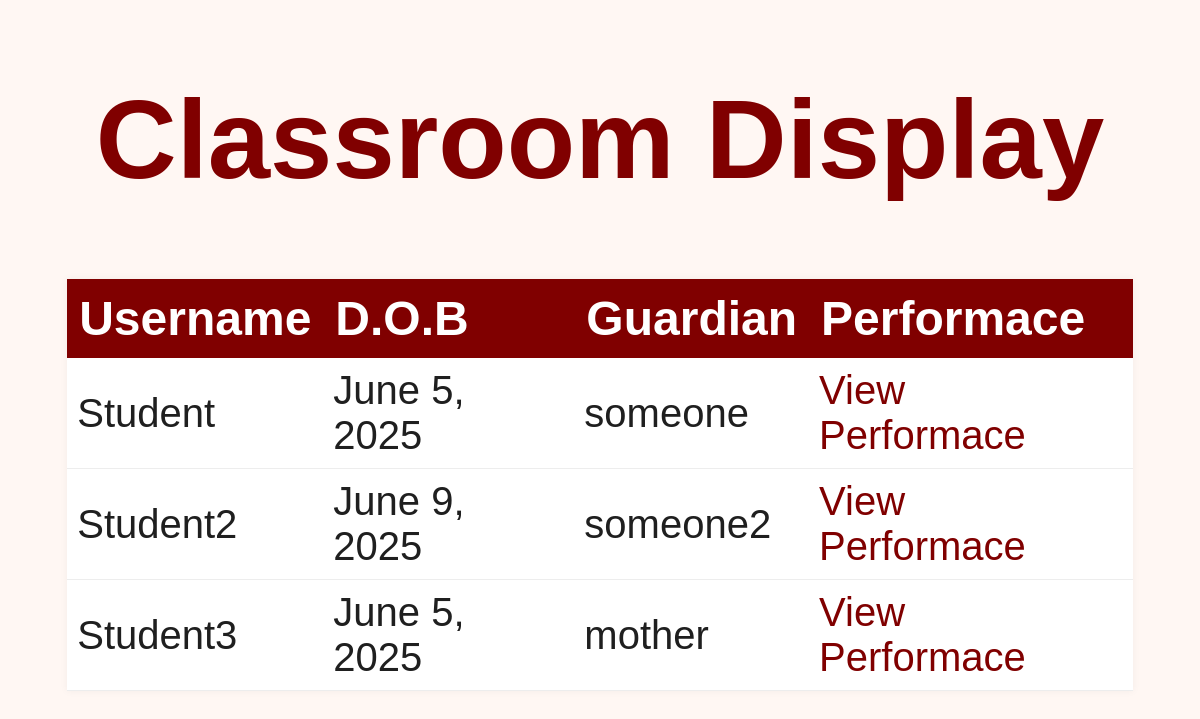
Page /viewClassroom/6 on the committed database.
### studentTrack/models.py (models this page shows, shortened)
class Student(models.Model):
    user=models.ForeignKey(settings.AUTH_USER_MODEL,on_delete=models.CASCADE)
    subjects = models.ManyToManyField(Subject)
    classroom = models.ForeignKey(Classroom, on_delete=models.CASCADE)
    dateOfBirth=models.DateField(null=True,blank=True)
    guardian=models.CharField(null=True,blank=True)

class CustomUser(AbstractUser):
    role = models.CharField(max_length=10,choices=[('teacher','Teacher'),('student','Student'),('admin','Admin')])

### studentTrack/views.py (the view)
# urls.py: path('viewClassroom/<int:pk>',views.viewClassroom,name='viewClassroom'),
def viewClassroom(request, pk):
    classroom=Classroom.objects.get(pk=pk)
    students=Student.objects.filter(classroom=classroom)
    return render(request,'classroomView.html',{'students':students})

### studentTrack/templates/classroomView.html (shortened to what this page needs)
<!DOCTYPE html>
<html>
    <head>
        {%load static%}
        <link rel="stylesheet" type="text/css" href="{%static "css/tables.css"%}">
    </head>
    <body>
        <h1>Classroom Display</h1>
        <table>
            <thead>
                <tr>
                    <th>Username</th>
                    <th>D.O.B</th>
                    <th>Guardian</th>
                    <th>Performace</th>
                </tr>
            </thead>
            <tbody>
        {%for s in students%}
                <tr>
                    <td>{{s.user.username}}</td>
                    <td>{{s.dateOfBirth}}</td>
                    <td>{{s.guardian}}</td>
                    <td><a href="{%url 'studentView' s.user.id%}">View Performace</a></td>
                </tr>
        {%endfor%}
            </tbody>
        </table>
    </body>
</html>

### studentTrack/static/css/tables.css (style rules this page uses)
html { background-color: #fff7f3; font-family: arial, sans-serif; color: #1f1f1f; }
h1,h2,h3 { color: #800000; font-size: 7rem; text-align: center; }
table { width: 90%; margin: 20px auto; border-collapse: collapse; background-color: white; box-shadow: 0 0 8px rgba(0, 0, 0, 0.05); }
th { background-color: #800000; color: white; padding: 12px; text-align: left; font-size: 3rem; }
td { padding: 10px; border-bottom: 1px solid #EDEDED; font-size: 2.5rem; }
a { color:#800000; text-decoration: none; }

### rows in the picture
Student: user.username "Student", dateOfBirth "June 5, 2025", guardian "someone"
Student: user.username "Student2", dateOfBirth "June 9, 2025", guardian "someone2"
Student: user.username "Student3", dateOfBirth "June 5, 2025", guardian "mother"
